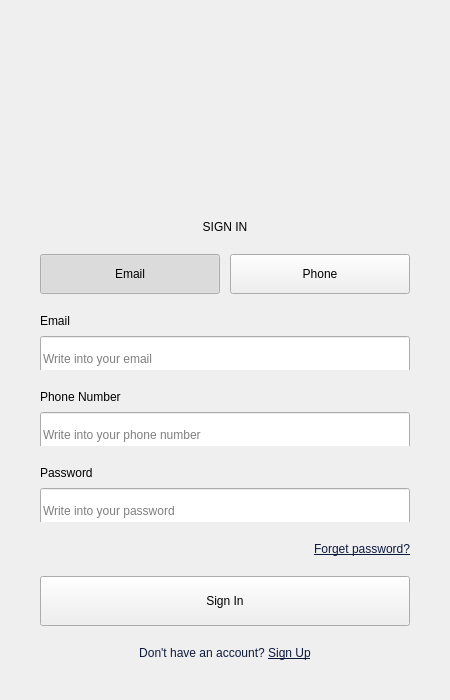
<?xml version="1.0" encoding="UTF-8"?>
<ui version="4.0">
 <class>MainWindow</class>
 <widget class="QMainWindow" name="MainWindow">
  <property name="geometry">
   <rect>
    <x>0</x>
    <y>0</y>
    <width>450</width>
    <height>700</height>
   </rect>
  </property>
  <property name="minimumSize">
   <size>
    <width>450</width>
    <height>700</height>
   </size>
  </property>
  <property name="maximumSize">
   <size>
    <width>450</width>
    <height>700</height>
   </size>
  </property>
  <property name="windowTitle">
   <string>Smart Ride DZ - Sign In</string>
  </property>
  <widget class="QWidget" name="centralwidget">
   <layout class="QVBoxLayout" name="verticalLayout">
    <property name="spacing">
     <number>0</number>
    </property>
    <property name="leftMargin">
     <number>0</number>
    </property>
    <property name="topMargin">
     <number>0</number>
    </property>
    <property name="rightMargin">
     <number>0</number>
    </property>
    <property name="bottomMargin">
     <number>0</number>
    </property>
    <item>
     <widget class="QWidget" name="headerWidget" native="true">
      <property name="minimumSize">
       <size>
        <width>0</width>
        <height>200</height>
       </size>
      </property>
      <property name="maximumSize">
       <size>
        <width>16777215</width>
        <height>200</height>
       </size>
      </property>
     </widget>
    </item>
    <item>
     <widget class="QWidget" name="formWidget" native="true">
      <layout class="QVBoxLayout" name="verticalLayout_2">
       <property name="spacing">
        <number>20</number>
       </property>
       <property name="leftMargin">
        <number>40</number>
       </property>
       <property name="topMargin">
        <number>20</number>
       </property>
       <property name="rightMargin">
        <number>40</number>
       </property>
       <property name="bottomMargin">
        <number>40</number>
       </property>
       <item>
        <widget class="QLabel" name="titleLabel">
         <property name="text">
          <string>SIGN IN</string>
         </property>
         <property name="alignment">
          <set>Qt::AlignCenter</set>
         </property>
        </widget>
       </item>
       <item>
        <layout class="QHBoxLayout" name="toggleLayout">
         <property name="spacing">
          <number>10</number>
         </property>
         <item>
          <widget class="QPushButton" name="emailToggleBtn">
           <property name="minimumSize">
            <size>
             <width>0</width>
             <height>40</height>
            </size>
           </property>
           <property name="text">
            <string>Email</string>
           </property>
           <property name="checkable">
            <bool>true</bool>
           </property>
           <property name="checked">
            <bool>true</bool>
           </property>
          </widget>
         </item>
         <item>
          <widget class="QPushButton" name="phoneToggleBtn">
           <property name="minimumSize">
            <size>
             <width>0</width>
             <height>40</height>
            </size>
           </property>
           <property name="text">
            <string>Phone</string>
           </property>
           <property name="checkable">
            <bool>true</bool>
           </property>
          </widget>
         </item>
        </layout>
       </item>
       <item>
        <widget class="QWidget" name="emailWidget" native="true">
         <layout class="QVBoxLayout" name="verticalLayout_3">
          <property name="spacing">
           <number>8</number>
          </property>
          <property name="leftMargin">
           <number>0</number>
          </property>
          <property name="topMargin">
           <number>0</number>
          </property>
          <property name="rightMargin">
           <number>0</number>
          </property>
          <property name="bottomMargin">
           <number>0</number>
          </property>
          <item>
           <widget class="QLabel" name="emailLabel">
            <property name="text">
             <string>Email</string>
            </property>
           </widget>
          </item>
          <item>
           <widget class="QLineEdit" name="emailInput">
            <property name="minimumSize">
             <size>
              <width>0</width>
              <height>45</height>
             </size>
            </property>
            <property name="placeholderText">
             <string>Write into your email</string>
            </property>
           </widget>
          </item>
         </layout>
        </widget>
       </item>
       <item>
        <widget class="QWidget" name="phoneWidget" native="true">
         <property name="visible">
          <bool>false</bool>
         </property>
         <layout class="QVBoxLayout" name="verticalLayout_4">
          <property name="spacing">
           <number>8</number>
          </property>
          <property name="leftMargin">
           <number>0</number>
          </property>
          <property name="topMargin">
           <number>0</number>
          </property>
          <property name="rightMargin">
           <number>0</number>
          </property>
          <property name="bottomMargin">
           <number>0</number>
          </property>
          <item>
           <widget class="QLabel" name="phoneLabel">
            <property name="text">
             <string>Phone Number</string>
            </property>
           </widget>
          </item>
          <item>
           <widget class="QLineEdit" name="phoneInput">
            <property name="minimumSize">
             <size>
              <width>0</width>
              <height>45</height>
             </size>
            </property>
            <property name="placeholderText">
             <string>Write into your phone number</string>
            </property>
           </widget>
          </item>
         </layout>
        </widget>
       </item>
       <item>
        <widget class="QWidget" name="passwordWidget" native="true">
         <layout class="QVBoxLayout" name="verticalLayout_5">
          <property name="spacing">
           <number>8</number>
          </property>
          <property name="leftMargin">
           <number>0</number>
          </property>
          <property name="topMargin">
           <number>0</number>
          </property>
          <property name="rightMargin">
           <number>0</number>
          </property>
          <property name="bottomMargin">
           <number>0</number>
          </property>
          <item>
           <widget class="QLabel" name="passwordLabel">
            <property name="text">
             <string>Password</string>
            </property>
           </widget>
          </item>
          <item>
           <widget class="QLineEdit" name="passwordInput">
            <property name="minimumSize">
             <size>
              <width>0</width>
              <height>45</height>
             </size>
            </property>
            <property name="echoMode">
             <enum>QLineEdit::Password</enum>
            </property>
            <property name="placeholderText">
             <string>Write into your password</string>
            </property>
           </widget>
          </item>
         </layout>
        </widget>
       </item>
       <item>
        <widget class="QLabel" name="forgotPasswordLabel">
         <property name="text">
          <string>&lt;html&gt;&lt;head/&gt;&lt;body&gt;&lt;p&gt;&lt;a href=&quot;#&quot;&gt;&lt;span style=&quot; color:#0e1a3d; text-decoration: underline;&quot;&gt;Forget password?&lt;/span&gt;&lt;/a&gt;&lt;/p&gt;&lt;/body&gt;&lt;/html&gt;</string>
         </property>
         <property name="alignment">
          <set>Qt::AlignRight|Qt::AlignTrailing|Qt::AlignVCenter</set>
         </property>
         <property name="openExternalLinks">
          <bool>false</bool>
         </property>
        </widget>
       </item>
       <item>
        <widget class="QPushButton" name="signInBtn">
         <property name="minimumSize">
          <size>
           <width>0</width>
           <height>50</height>
          </size>
         </property>
         <property name="text">
          <string>Sign In</string>
         </property>
        </widget>
       </item>
       <item>
        <widget class="QLabel" name="signUpLabel">
         <property name="text">
          <string>&lt;html&gt;&lt;head/&gt;&lt;body&gt;&lt;p align=&quot;center&quot;&gt;&lt;span style=&quot; color:#0e1a3d;&quot;&gt;Don't have an account? &lt;/span&gt;&lt;a href=&quot;#&quot;&gt;&lt;span style=&quot; color:#0e1a3d; text-decoration: underline;&quot;&gt;Sign Up&lt;/span&gt;&lt;/a&gt;&lt;/p&gt;&lt;/body&gt;&lt;/html&gt;</string>
         </property>
         <property name="alignment">
          <set>Qt::AlignCenter</set>
         </property>
         <property name="openExternalLinks">
          <bool>false</bool>
         </property>
        </widget>
       </item>
       <item>
        <spacer name="verticalSpacer">
         <property name="orientation">
          <enum>Qt::Vertical</enum>
         </property>
         <property name="sizeHint" stdset="0">
          <size>
           <width>20</width>
           <height>40</height>
          </size>
         </property>
        </spacer>
       </item>
      </layout>
     </widget>
    </item>
   </layout>
  </widget>
 </widget>
 <resources/>
 <connections/>
</ui>
